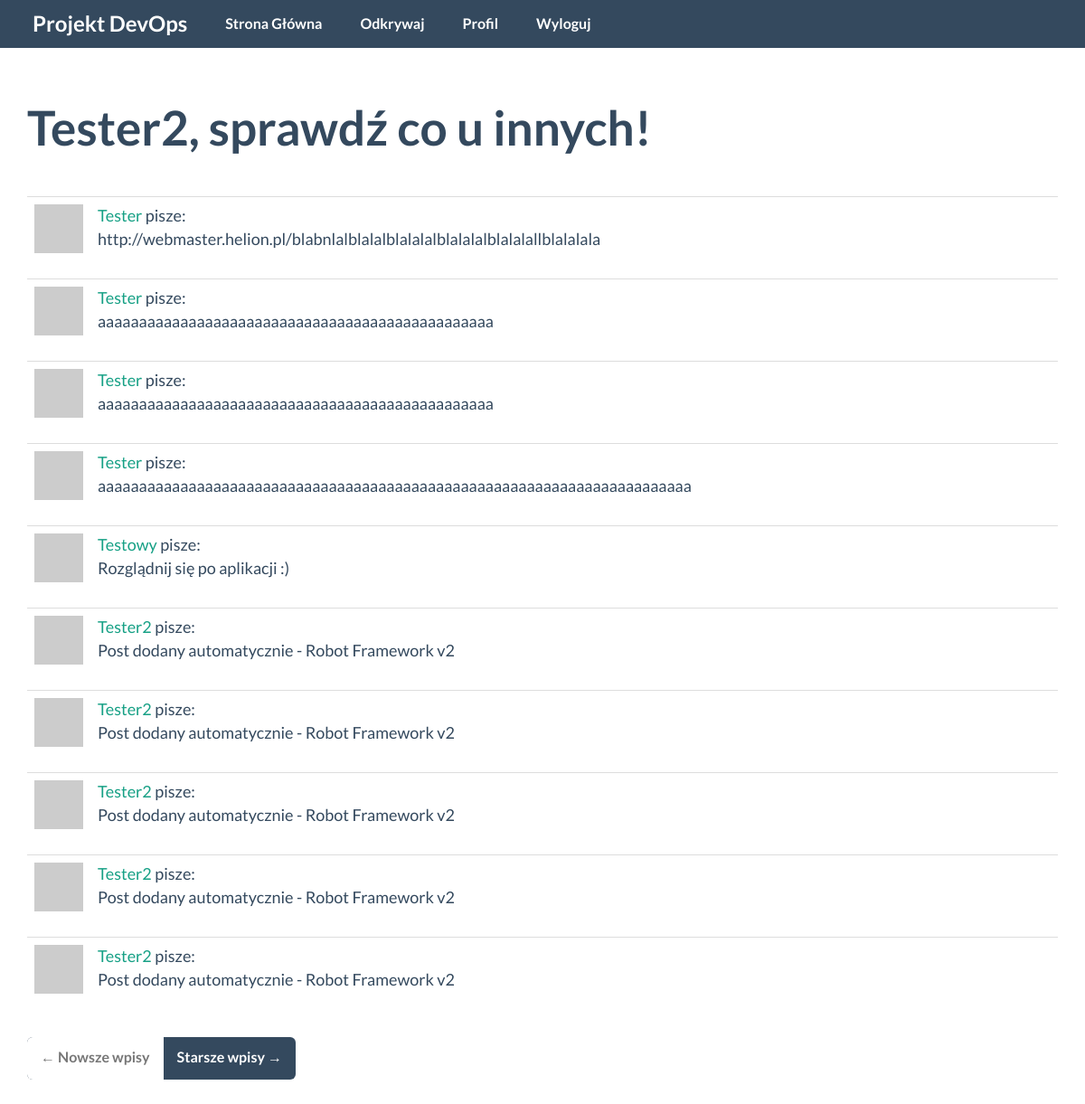
Screenshot of /explore (signed in) with the database file from the repository.
### hello_world/models.py (models this page shows, shortened)
class User(UserMixin, db.Model):
    id = db.Column(db.Integer, primary_key=True)
    username = db.Column(db.String(64), index=True, unique=True)
    email = db.Column(db.String(120), index=True, unique=True)
    password_hash = db.Column(db.String(128))
    posts = db.relationship('Post', backref='author', lazy='dynamic')
    aboutme = db.Column(db.String(140))
    last_seen = db.Column(db.DateTime, default=datetime.utcnow)
    followed = db.relationship(
        'User', secondary=followers,
        primaryjoin=(followers.c.follower_id == id),
        secondaryjoin=(followers.c.followed_id == id),
        backref=db.backref('followers', lazy='dynamic'), lazy='dynamic')
    def avatar(self, size):
        digest = md5(self.email.lower().encode('utf-8')).hexdigest()
        return 'https://www.gravatar.com/avatar/{}?d=identicon&s={}'.format(
            digest, size)

class Post(db.Model):
    id = db.Column(db.Integer, primary_key=True)
    body = db.Column(db.String(140))
    timestamp = db.Column(db.DateTime, index=True, default=datetime.utcnow)
    user_id = db.Column(db.Integer, db.ForeignKey('user.id'))

### hello_world/views.py (the view)
@app.route('/explore')
@login_required
def explore():
    page = request.args.get('page', 1, type=int)
    posts = Post.query.order_by(Post.timestamp.desc()).paginate(
        page, app.config['POST_PER_PAGE'], False)
    next_url = url_for('explore', page=posts.next_num) \
        if posts.has_next else None
    prev_url = url_for('explore', page=posts.prev_num) \
        if posts.has_prev else None
    return render_template('explore.html', title='Odkrywaj', posts=posts.items,
                           next_url=next_url, prev_url=prev_url)

### hello_world/models.py (called while the page is built)
@login.user_loader
def load_user(id):
    return User.query.get(int(id))

### hello_world/views.py (called while the page is built)
@app.before_request
def before_request():
    if current_user.is_authenticated:
        current_user.last_seen = datetime.utcnow()
        db.session.commit()

### hello_world/templates/explore.html
{% extends "base.html" %}
{% import 'bootstrap/wtf.html' as wtf %}
{% block app_content %}
    <h2>{{ current_user.username }}, sprawdź co u innych! </h2>
    <br>
    {% for post in posts %}
        {% include '_post.html' %}
    {% endfor %}
    <nav aria-label="...">
        <ul class="pager">
            <li class="previous{% if not prev_url %} disabled{% endif %}">
                <a href="{{ prev_url or '#' }}">
                    <span aria-hidden="true">&larr;</span> Nowsze wpisy
                </a>
            </li>
            <li class="next{% if not next_url %} disabled{% endif %}">
                <a href="{{ next_url or '#' }}">
                    Starsze wpisy <span aria-hidden="true">&rarr;</span>
                </a>
            </li>
        </ul>
    </nav>
{% endblock %}

### hello_world/templates/_post.html
<table class="table table-hover">
    <tr>
        <td width="70px">
            <a href="{{ url_for('user', username=post.author.username) }}">
                <img src="{{ post.author.avatar(70) }}" />
            </a>
        </td>
        <td class="posts">
            <a href="{{ url_for('user', username=post.author.username) }}">
                {{ post.author.username }}
            </a>
            pisze:
            <br>
            {{ post.body }}
        </td>
    </tr>
</table>

### hello_world/static/css/flat-ui.css (style rules this page uses)
body { font-family: "Lato", Helvetica, Arial, sans-serif; font-size: 18px; line-height: 1.72222; color: #34495e; background-color: #fff; }
a { color: #16a085; text-decoration: none; transition: .25s; }
img { margin-top: flex; max-width: 100%; }
h1, h2, h3, h4, h5, h6, .h1, .h2, .h3, .h4, .h5, .h6 { font-family: inherit; font-weight: 700; line-height: 1.1; color: inherit; }
h1, h2, h3 { margin-top: 30px; margin-bottom: 15px; }
h2, .h2 { font-size: 53px; }
.pager { background-color: #34495e; border-radius: 6px; color: white; font-size: 16px; font-weight: 700; display: inline-block; padding-left: 0; margin: 20px 0; text-align: center; list-style: none; }
.pager li:first-child > a, .pager li:first-child > span { border-left: none; border-radius: 6px 0 0 6px; }
.pager li > a, .pager li > span { display: inline-block; background: none; border: none; color: white; padding: 9px 15px 10px; text-decoration: none; white-space: nowrap; border-radius: 0 6px 6px 0; }
.posts { word-break: break-word; }

### rows the page displays
User: username "Tester2"
Post: author.username "Tester", body "http://webmaster.helion.pl/blabnlalblalalblalalalblalalalblalalallblalalala"
Post: author.username "Tester", body "aaaaaaaaaaaaaaaaaaaaaaaaaaaaaaaaaaaaaaaaaaaaaaaa"
Post: author.username "Tester", body "aaaaaaaaaaaaaaaaaaaaaaaaaaaaaaaaaaaaaaaaaaaaaaaa"
Post: author.username "Tester", body "aaaaaaaaaaaaaaaaaaaaaaaaaaaaaaaaaaaaaaaaaaaaaaaaaaaaaaaaaaaaaaaaaaaaaaaa"
Post: author.username "Testowy", body "Rozglądnij się po aplikacji :)"
Post: author.username "Tester2", body "Post dodany automatycznie - Robot Framework v2"
Post: author.username "Tester2", body "Post dodany automatycznie - Robot Framework v2"
Post: author.username "Tester2", body "Post dodany automatycznie - Robot Framework v2"
Post: author.username "Tester2", body "Post dodany automatycznie - Robot Framework v2"
Post: author.username "Tester2", body "Post dodany automatycznie - Robot Framework v2"
